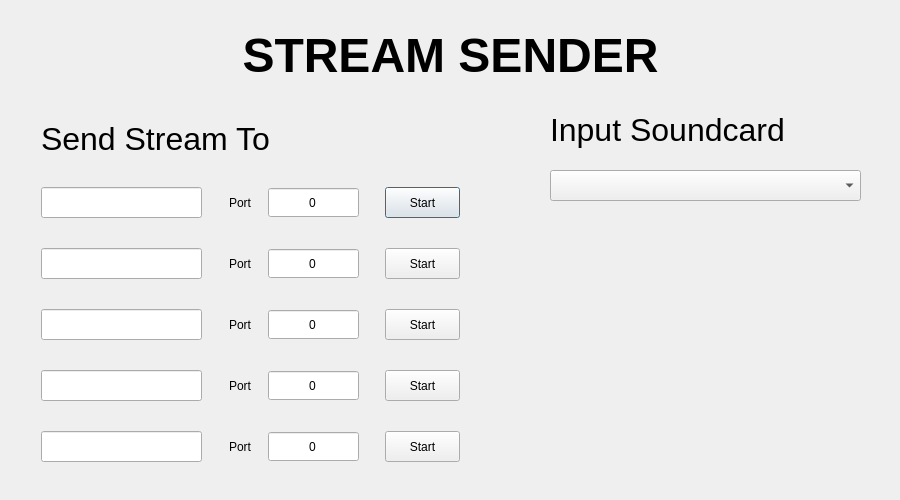
<?xml version="1.0" encoding="UTF-8"?>
<ui version="4.0">
 <class>AoIPServerClass</class>
 <widget class="QDialog" name="AoIPServerClass">
  <property name="geometry">
   <rect>
    <x>0</x>
    <y>0</y>
    <width>900</width>
    <height>500</height>
   </rect>
  </property>
  <property name="minimumSize">
   <size>
    <width>900</width>
    <height>500</height>
   </size>
  </property>
  <property name="maximumSize">
   <size>
    <width>900</width>
    <height>500</height>
   </size>
  </property>
  <property name="windowTitle">
   <string>AoIP Sender</string>
  </property>
  <widget class="QComboBox" name="cmbADevices">
   <property name="geometry">
    <rect>
     <x>550</x>
     <y>170</y>
     <width>311</width>
     <height>31</height>
    </rect>
   </property>
  </widget>
  <widget class="QWidget" name="verticalLayoutWidget">
   <property name="geometry">
    <rect>
     <x>30</x>
     <y>110</y>
     <width>441</width>
     <height>386</height>
    </rect>
   </property>
   <layout class="QVBoxLayout" name="verticalLayout">
    <property name="spacing">
     <number>30</number>
    </property>
    <item>
     <widget class="QLabel" name="label_2">
      <property name="font">
       <font>
        <pointsize>24</pointsize>
       </font>
      </property>
      <property name="text">
       <string>Send Stream To</string>
      </property>
     </widget>
    </item>
    <item>
     <layout class="QHBoxLayout" name="horizontalLayout">
      <item>
       <widget class="QLineEdit" name="editIp1">
        <property name="minimumSize">
         <size>
          <width>161</width>
          <height>31</height>
         </size>
        </property>
        <property name="maximumSize">
         <size>
          <width>161</width>
          <height>31</height>
         </size>
        </property>
        <property name="alignment">
         <set>Qt::AlignCenter</set>
        </property>
       </widget>
      </item>
      <item>
       <spacer name="horizontalSpacer">
        <property name="orientation">
         <enum>Qt::Horizontal</enum>
        </property>
        <property name="sizeType">
         <enum>QSizePolicy::Expanding</enum>
        </property>
        <property name="sizeHint" stdset="0">
         <size>
          <width>40</width>
          <height>20</height>
         </size>
        </property>
       </spacer>
      </item>
      <item>
       <widget class="QLabel" name="label">
        <property name="text">
         <string>Port</string>
        </property>
       </widget>
      </item>
      <item>
       <spacer name="horizontalSpacer_3">
        <property name="orientation">
         <enum>Qt::Horizontal</enum>
        </property>
        <property name="sizeType">
         <enum>QSizePolicy::Fixed</enum>
        </property>
        <property name="sizeHint" stdset="0">
         <size>
          <width>10</width>
          <height>20</height>
         </size>
        </property>
       </spacer>
      </item>
      <item>
       <widget class="QSpinBox" name="editPort1">
        <property name="minimumSize">
         <size>
          <width>91</width>
          <height>31</height>
         </size>
        </property>
        <property name="maximumSize">
         <size>
          <width>91</width>
          <height>31</height>
         </size>
        </property>
        <property name="alignment">
         <set>Qt::AlignCenter</set>
        </property>
        <property name="buttonSymbols">
         <enum>QAbstractSpinBox::NoButtons</enum>
        </property>
        <property name="maximum">
         <number>65353</number>
        </property>
       </widget>
      </item>
      <item>
       <spacer name="horizontalSpacer_2">
        <property name="orientation">
         <enum>Qt::Horizontal</enum>
        </property>
        <property name="sizeType">
         <enum>QSizePolicy::Fixed</enum>
        </property>
        <property name="sizeHint" stdset="0">
         <size>
          <width>20</width>
          <height>20</height>
         </size>
        </property>
       </spacer>
      </item>
      <item>
       <widget class="QPushButton" name="btnSend1">
        <property name="minimumSize">
         <size>
          <width>75</width>
          <height>31</height>
         </size>
        </property>
        <property name="maximumSize">
         <size>
          <width>75</width>
          <height>31</height>
         </size>
        </property>
        <property name="text">
         <string>Start</string>
        </property>
       </widget>
      </item>
     </layout>
    </item>
    <item>
     <layout class="QHBoxLayout" name="horizontalLayout_2">
      <item>
       <widget class="QLineEdit" name="editIp2">
        <property name="minimumSize">
         <size>
          <width>161</width>
          <height>31</height>
         </size>
        </property>
        <property name="maximumSize">
         <size>
          <width>161</width>
          <height>31</height>
         </size>
        </property>
        <property name="alignment">
         <set>Qt::AlignCenter</set>
        </property>
       </widget>
      </item>
      <item>
       <spacer name="horizontalSpacer_6">
        <property name="orientation">
         <enum>Qt::Horizontal</enum>
        </property>
        <property name="sizeType">
         <enum>QSizePolicy::Expanding</enum>
        </property>
        <property name="sizeHint" stdset="0">
         <size>
          <width>40</width>
          <height>20</height>
         </size>
        </property>
       </spacer>
      </item>
      <item>
       <widget class="QLabel" name="label_3">
        <property name="text">
         <string>Port</string>
        </property>
       </widget>
      </item>
      <item>
       <spacer name="horizontalSpacer_5">
        <property name="orientation">
         <enum>Qt::Horizontal</enum>
        </property>
        <property name="sizeType">
         <enum>QSizePolicy::Fixed</enum>
        </property>
        <property name="sizeHint" stdset="0">
         <size>
          <width>10</width>
          <height>20</height>
         </size>
        </property>
       </spacer>
      </item>
      <item>
       <widget class="QSpinBox" name="editPort2">
        <property name="minimumSize">
         <size>
          <width>91</width>
          <height>31</height>
         </size>
        </property>
        <property name="maximumSize">
         <size>
          <width>91</width>
          <height>31</height>
         </size>
        </property>
        <property name="alignment">
         <set>Qt::AlignCenter</set>
        </property>
        <property name="buttonSymbols">
         <enum>QAbstractSpinBox::NoButtons</enum>
        </property>
        <property name="maximum">
         <number>65353</number>
        </property>
       </widget>
      </item>
      <item>
       <spacer name="horizontalSpacer_4">
        <property name="orientation">
         <enum>Qt::Horizontal</enum>
        </property>
        <property name="sizeType">
         <enum>QSizePolicy::Fixed</enum>
        </property>
        <property name="sizeHint" stdset="0">
         <size>
          <width>20</width>
          <height>20</height>
         </size>
        </property>
       </spacer>
      </item>
      <item>
       <widget class="QPushButton" name="btnSend2">
        <property name="minimumSize">
         <size>
          <width>75</width>
          <height>31</height>
         </size>
        </property>
        <property name="maximumSize">
         <size>
          <width>75</width>
          <height>31</height>
         </size>
        </property>
        <property name="text">
         <string>Start</string>
        </property>
       </widget>
      </item>
     </layout>
    </item>
    <item>
     <layout class="QHBoxLayout" name="horizontalLayout_3">
      <item>
       <widget class="QLineEdit" name="editIp3">
        <property name="minimumSize">
         <size>
          <width>161</width>
          <height>31</height>
         </size>
        </property>
        <property name="maximumSize">
         <size>
          <width>161</width>
          <height>31</height>
         </size>
        </property>
        <property name="alignment">
         <set>Qt::AlignCenter</set>
        </property>
       </widget>
      </item>
      <item>
       <spacer name="horizontalSpacer_7">
        <property name="orientation">
         <enum>Qt::Horizontal</enum>
        </property>
        <property name="sizeType">
         <enum>QSizePolicy::Expanding</enum>
        </property>
        <property name="sizeHint" stdset="0">
         <size>
          <width>40</width>
          <height>20</height>
         </size>
        </property>
       </spacer>
      </item>
      <item>
       <widget class="QLabel" name="label_4">
        <property name="text">
         <string>Port</string>
        </property>
       </widget>
      </item>
      <item>
       <spacer name="horizontalSpacer_8">
        <property name="orientation">
         <enum>Qt::Horizontal</enum>
        </property>
        <property name="sizeType">
         <enum>QSizePolicy::Fixed</enum>
        </property>
        <property name="sizeHint" stdset="0">
         <size>
          <width>10</width>
          <height>20</height>
         </size>
        </property>
       </spacer>
      </item>
      <item>
       <widget class="QSpinBox" name="editPort3">
        <property name="minimumSize">
         <size>
          <width>91</width>
          <height>31</height>
         </size>
        </property>
        <property name="maximumSize">
         <size>
          <width>91</width>
          <height>31</height>
         </size>
        </property>
        <property name="alignment">
         <set>Qt::AlignCenter</set>
        </property>
        <property name="buttonSymbols">
         <enum>QAbstractSpinBox::NoButtons</enum>
        </property>
        <property name="maximum">
         <number>65353</number>
        </property>
       </widget>
      </item>
      <item>
       <spacer name="horizontalSpacer_9">
        <property name="orientation">
         <enum>Qt::Horizontal</enum>
        </property>
        <property name="sizeType">
         <enum>QSizePolicy::Fixed</enum>
        </property>
        <property name="sizeHint" stdset="0">
         <size>
          <width>20</width>
          <height>20</height>
         </size>
        </property>
       </spacer>
      </item>
      <item>
       <widget class="QPushButton" name="btnSend3">
        <property name="minimumSize">
         <size>
          <width>75</width>
          <height>31</height>
         </size>
        </property>
        <property name="maximumSize">
         <size>
          <width>75</width>
          <height>31</height>
         </size>
        </property>
        <property name="text">
         <string>Start</string>
        </property>
       </widget>
      </item>
     </layout>
    </item>
    <item>
     <layout class="QHBoxLayout" name="horizontalLayout_4">
      <item>
       <widget class="QLineEdit" name="editIp4">
        <property name="minimumSize">
         <size>
          <width>161</width>
          <height>31</height>
         </size>
        </property>
        <property name="maximumSize">
         <size>
          <width>161</width>
          <height>31</height>
         </size>
        </property>
        <property name="alignment">
         <set>Qt::AlignCenter</set>
        </property>
       </widget>
      </item>
      <item>
       <spacer name="horizontalSpacer_10">
        <property name="orientation">
         <enum>Qt::Horizontal</enum>
        </property>
        <property name="sizeType">
         <enum>QSizePolicy::Expanding</enum>
        </property>
        <property name="sizeHint" stdset="0">
         <size>
          <width>40</width>
          <height>20</height>
         </size>
        </property>
       </spacer>
      </item>
      <item>
       <widget class="QLabel" name="label_5">
        <property name="text">
         <string>Port</string>
        </property>
       </widget>
      </item>
      <item>
       <spacer name="horizontalSpacer_11">
        <property name="orientation">
         <enum>Qt::Horizontal</enum>
        </property>
        <property name="sizeType">
         <enum>QSizePolicy::Fixed</enum>
        </property>
        <property name="sizeHint" stdset="0">
         <size>
          <width>10</width>
          <height>20</height>
         </size>
        </property>
       </spacer>
      </item>
      <item>
       <widget class="QSpinBox" name="editPort4">
        <property name="minimumSize">
         <size>
          <width>91</width>
          <height>31</height>
         </size>
        </property>
        <property name="maximumSize">
         <size>
          <width>91</width>
          <height>31</height>
         </size>
        </property>
        <property name="alignment">
         <set>Qt::AlignCenter</set>
        </property>
        <property name="buttonSymbols">
         <enum>QAbstractSpinBox::NoButtons</enum>
        </property>
        <property name="maximum">
         <number>65353</number>
        </property>
       </widget>
      </item>
      <item>
       <spacer name="horizontalSpacer_12">
        <property name="orientation">
         <enum>Qt::Horizontal</enum>
        </property>
        <property name="sizeType">
         <enum>QSizePolicy::Fixed</enum>
        </property>
        <property name="sizeHint" stdset="0">
         <size>
          <width>20</width>
          <height>20</height>
         </size>
        </property>
       </spacer>
      </item>
      <item>
       <widget class="QPushButton" name="btnSend4">
        <property name="minimumSize">
         <size>
          <width>75</width>
          <height>31</height>
         </size>
        </property>
        <property name="maximumSize">
         <size>
          <width>75</width>
          <height>31</height>
         </size>
        </property>
        <property name="text">
         <string>Start</string>
        </property>
       </widget>
      </item>
     </layout>
    </item>
    <item>
     <layout class="QHBoxLayout" name="horizontalLayout_5">
      <item>
       <widget class="QLineEdit" name="editIp5">
        <property name="minimumSize">
         <size>
          <width>161</width>
          <height>31</height>
         </size>
        </property>
        <property name="maximumSize">
         <size>
          <width>161</width>
          <height>31</height>
         </size>
        </property>
        <property name="alignment">
         <set>Qt::AlignCenter</set>
        </property>
       </widget>
      </item>
      <item>
       <spacer name="horizontalSpacer_13">
        <property name="orientation">
         <enum>Qt::Horizontal</enum>
        </property>
        <property name="sizeType">
         <enum>QSizePolicy::Expanding</enum>
        </property>
        <property name="sizeHint" stdset="0">
         <size>
          <width>40</width>
          <height>20</height>
         </size>
        </property>
       </spacer>
      </item>
      <item>
       <widget class="QLabel" name="label_6">
        <property name="text">
         <string>Port</string>
        </property>
       </widget>
      </item>
      <item>
       <spacer name="horizontalSpacer_14">
        <property name="orientation">
         <enum>Qt::Horizontal</enum>
        </property>
        <property name="sizeType">
         <enum>QSizePolicy::Fixed</enum>
        </property>
        <property name="sizeHint" stdset="0">
         <size>
          <width>10</width>
          <height>20</height>
         </size>
        </property>
       </spacer>
      </item>
      <item>
       <widget class="QSpinBox" name="editPort5">
        <property name="minimumSize">
         <size>
          <width>91</width>
          <height>31</height>
         </size>
        </property>
        <property name="maximumSize">
         <size>
          <width>91</width>
          <height>31</height>
         </size>
        </property>
        <property name="alignment">
         <set>Qt::AlignCenter</set>
        </property>
        <property name="buttonSymbols">
         <enum>QAbstractSpinBox::NoButtons</enum>
        </property>
        <property name="maximum">
         <number>65353</number>
        </property>
       </widget>
      </item>
      <item>
       <spacer name="horizontalSpacer_15">
        <property name="orientation">
         <enum>Qt::Horizontal</enum>
        </property>
        <property name="sizeType">
         <enum>QSizePolicy::Fixed</enum>
        </property>
        <property name="sizeHint" stdset="0">
         <size>
          <width>20</width>
          <height>20</height>
         </size>
        </property>
       </spacer>
      </item>
      <item>
       <widget class="QPushButton" name="btnSend5">
        <property name="minimumSize">
         <size>
          <width>75</width>
          <height>31</height>
         </size>
        </property>
        <property name="maximumSize">
         <size>
          <width>75</width>
          <height>31</height>
         </size>
        </property>
        <property name="text">
         <string>Start</string>
        </property>
       </widget>
      </item>
     </layout>
    </item>
    <item>
     <spacer name="verticalSpacer">
      <property name="orientation">
       <enum>Qt::Vertical</enum>
      </property>
      <property name="sizeHint" stdset="0">
       <size>
        <width>20</width>
        <height>40</height>
       </size>
      </property>
     </spacer>
    </item>
   </layout>
  </widget>
  <widget class="QLabel" name="label_7">
   <property name="geometry">
    <rect>
     <x>550</x>
     <y>110</y>
     <width>469</width>
     <height>39</height>
    </rect>
   </property>
   <property name="font">
    <font>
     <pointsize>24</pointsize>
    </font>
   </property>
   <property name="text">
    <string>Input Soundcard</string>
   </property>
  </widget>
  <widget class="QLabel" name="label_8">
   <property name="geometry">
    <rect>
     <x>10</x>
     <y>30</y>
     <width>881</width>
     <height>51</height>
    </rect>
   </property>
   <property name="font">
    <font>
     <pointsize>36</pointsize>
     <weight>75</weight>
     <bold>true</bold>
    </font>
   </property>
   <property name="text">
    <string>STREAM SENDER</string>
   </property>
   <property name="alignment">
    <set>Qt::AlignCenter</set>
   </property>
  </widget>
 </widget>
 <layoutdefault spacing="6" margin="11"/>
 <tabstops>
  <tabstop>editIp1</tabstop>
  <tabstop>editPort1</tabstop>
  <tabstop>btnSend1</tabstop>
  <tabstop>editIp2</tabstop>
  <tabstop>editPort2</tabstop>
  <tabstop>btnSend2</tabstop>
  <tabstop>editIp3</tabstop>
  <tabstop>editPort3</tabstop>
  <tabstop>btnSend3</tabstop>
  <tabstop>editIp4</tabstop>
  <tabstop>editPort4</tabstop>
  <tabstop>btnSend4</tabstop>
  <tabstop>editIp5</tabstop>
  <tabstop>editPort5</tabstop>
  <tabstop>btnSend5</tabstop>
  <tabstop>cmbADevices</tabstop>
 </tabstops>
 <resources>
  <include location="aoipserver.qrc"/>
 </resources>
 <connections/>
</ui>
